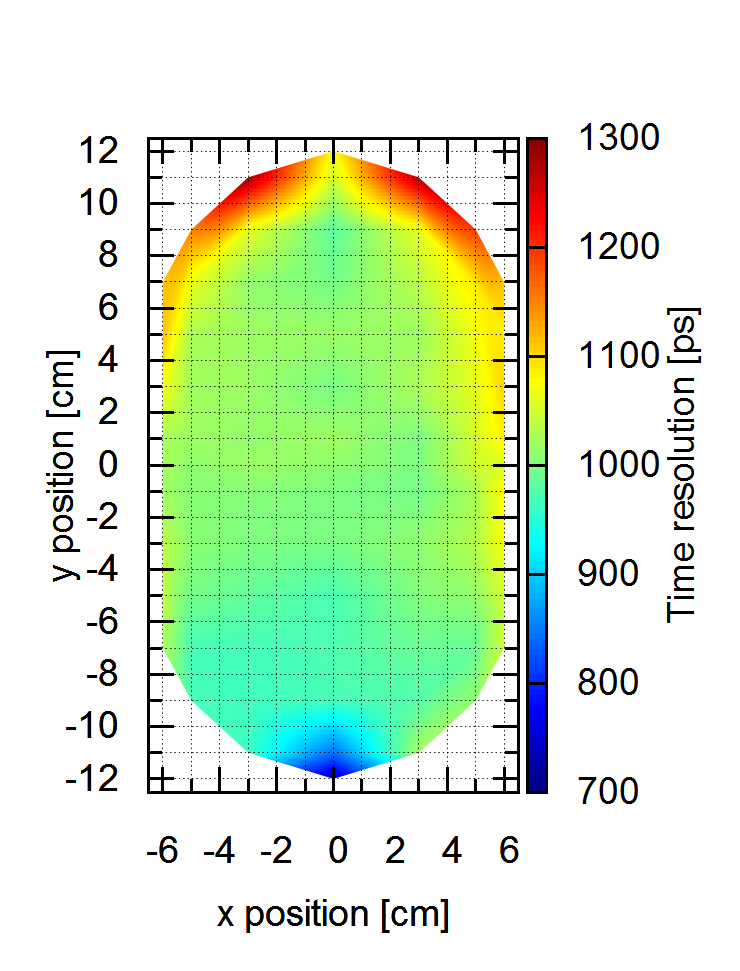

Write the gnuplot code that produced this figure.
# use with gnuplot

#set title "Single SiPM (logscale)"

set terminal wxt size 740,1280 enhanced font "Arial, 28"
set termoptions enhanced

set style line 101 lc "black" lt 1 lw 3 pt 9 ps 3 pi 2

set border front ls 101 front

set xrange [-6.5:6.5]
set yrange [-12.5:12.5]

set xlabel "x position [cm]" offset +0 font "Arial, 28"
set ylabel "y position [cm]" offset +0.75 font "Arial, 28"

set key outside 
set key center over box lw 2 opaque 

set datafile sep ";"

set ytics 2
set mytics 2
set xtics 2
set mxtics 2
#set ticscale 1
#set tics in
#set format y "10^{%1.0f}"

set grid lc "black" lw 0.75 
set grid mxtics
set grid mytics

#set logscale y

set style line 1 lc "blue" lt 1 lw 3 pt 5 ps 3

set view map

set pm3d interpolate 0,0

set palette defined (0 0 0 0.5, 1 0 0 1, 2 0 0.5 1, 3 0 1 1, 4 0.5 1 0.5, 5 1 1 0, 6 1 0.5 0, 7 1 0 0, 8 0.5 0 0)

set cblabel "Time resolution [ps]" 
set lmargin at screen 0.2
set rmargin at screen 0.7

splot \
	"aufl.csv" using 1:2:8 ls 1 notitle with pm3d  

	
	
	
	
	
	
	
	
	
	
	
	
	
	
	
	
	
	
	
	
